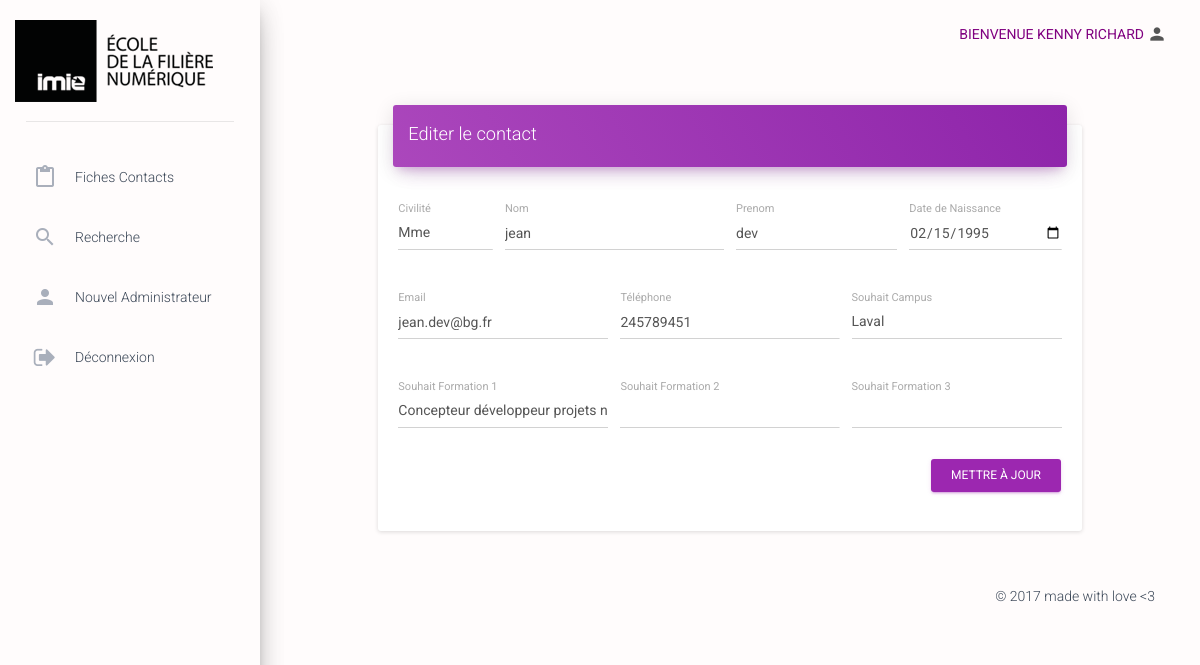
The page /admin/dashboard.php?action=formEditContact&id=5 (signed in) on the database its author committed.
### tables this page shows
CREATE TABLE IF NOT EXISTS `fiche_contact` (
  `id` int(11) NOT NULL,
  `civilite` int(2) NOT NULL,
  `nom` varchar(25) NOT NULL,
  `prenom` varchar(25) NOT NULL,
  `date_naissance` date NOT NULL,
  `tel` int(11) NOT NULL,
  `email` varchar(50) NOT NULL,
  `formation` varchar(25) DEFAULT NULL,
  `diplome_obtenu` varchar(25) NOT NULL,
  `etab_origine` varchar(25) NOT NULL,
  `info_imie` varchar(25) DEFAULT NULL,
  `disponibilite` varchar(50) NOT NULL,
  `date_formulaire` date NOT NULL,
  `id_campus_imie` int(11) NOT NULL,
  `id_statut` int(11) DEFAULT NULL,
  `id_formation` int(11) NOT NULL,
  `id_formation_1` int(11) DEFAULT NULL,
  `id_formation_2` int(11) DEFAULT NULL
);

CREATE TABLE IF NOT EXISTS `campus_imie` (
  `id` int(11) NOT NULL,
  `nom` varchar(25) DEFAULT NULL,
  `code_campus` varchar(25) DEFAULT NULL
);

CREATE TABLE IF NOT EXISTS `formation` (
  `id` int(11) NOT NULL,
  `nom` varchar(100) DEFAULT NULL,
  `code_formation` varchar(25) DEFAULT NULL
);

### models/repositories/ContactRepository.php (called while the page is built, shortened)
<?php
  class ContactRepository
  {
 public function getOneById($pdo, $id) {
    $resultat = $pdo->query('SELECT f.id, f.civilite, f.nom, f.prenom, f.date_naissance, f.id_formation, f.id_formation_1, f.id_formation_2, f.id_campus_imie, f.email, f.tel, c.nom AS cnom, fo1.nom AS fonom, fo2.nom as fo2nom, fo3.nom as fo3nom FROM fiche_contact f INNER JOIN campus_imie c ON f.id_campus_imie = c.id LEFT JOIN formation fo1 ON f.id_formation = fo1.id LEFT JOIN formation fo2 ON f.id_formation_1 = fo2.id LEFT JOIN formation fo3 ON f.id_formation_2 = fo3.id WHERE f.id = '.$id);
    $resultat->setFetchMode(PDO::FETCH_OBJ);
    $obj = $resultat->fetch();
    $campus = new Campus();
    $campus->setId($obj->id_campus_imie);
    $campus->setNom($obj->cnom);
    $formation1 = new Formation();
    $formation1->setId($obj->id_formation);
    $formation1->setNom($obj->fonom);
    $formation2 = new Formation();
    $formation2->setId($obj->id_formation_1);
    $formation2->setNom($obj->fo2nom);
    $formation3 = new Formation();
    $formation3->setId($obj->id_formation_2);
    $formation3->setNom($obj->fo3nom);
    $contact = new FicheContact();
    $contact->setId($obj->id);
    $contact->setCivilite($obj->civilite);
    $contact->setNom($obj->nom);
    $contact->setPrenom($obj->prenom);
    $contact->setDateNaissance($obj->date_naissance);
    $contact->setSouhait1($formation1);
    $contact->setSouhait2($formation2);
    $contact->setSouhait3($formation3);
    $contact->setSite($campus);
    $contact->setEmail($obj->email);
    $contact->setTel($obj->tel);
    return $contact;
  }
}

### models/entities/fichecontact.php (called while the page is built, shortened)
<?php
class FicheContact {
		protected $civilite;
		protected $nom;
		protected $prenom;
		protected $dateNaissance;
		protected $tel;
		protected $email;
		protected $site;
		protected $souhait1;
		protected $souhait2;
		public function getCivilite() {
			return $this->civilite;
		}
		public function setCivilite($civilite) {
			$this->civilite = $civilite;
		}
		public function getNom() {
			return $this->nom;
		}
		public function setNom($nom) {
			$this->nom = $nom;
		}
		public function getPrenom() {
			return $this->prenom;
		}
		public function setPrenom($prenom) {
			$this->prenom = $prenom;
		}
		public function getDateNaissance() {
			return $this->dateNaissance;
		}
		public function setDateNaissance($dateNaissance) {
			$this->dateNaissance = $dateNaissance;
		}
		public function getTel() {
			return $this->tel;
		}
		public function setTel($tel) {
			$this->tel = $tel;
		}
		public function getEmail() {
			return $this->email;
		}
		public function setEmail($email) {
			$this->email = $email;
		}
		public function getSite() {
			return $this->site;
		}
		public function setSite($site) {
			$this->site = $site;
		}
		public function getSouhait1() {
			return $this->souhait1;
		}
		public function setSouhait1($souhait1) {
			$this->souhait1 = $souhait1;
		}
		public function getSouhait2() {
			return $this->souhait2;
		}
		public function setSouhait2($souhait2) {
			$this->souhait2 = $souhait2;
		}
	}

### models/entities/campusimie.php (called while the page is built)
<?php
class Campus {
	protected $id;
	protected $nom;
	public function getId() {
		return $this->id;
	}
	public function setId($id) {
		$this->id = $id;
	}
	public function getNom() {
		return $this->nom;
	}
	public function setNom($nom) {
		$this->nom = $nom;
	}
}

### models/entities/formation.php (called while the page is built)
<?php
class Formation {
	protected $id;
	protected $nom;
	public function getId() {
		return $this->id;
	}
	public function setId($id) {
		$this->id = $id;
	}
	public function getNom() {
		return $this->nom;
	}
	public function setNom($nom) {
		$this->nom = $nom;
	}
}

### models/repositories/FormationRepository.php (called while the page is built)
<?php
  class FormationRepository
  {
    public function getAll($pdo){
      $req = $pdo->query("SELECT id, nom FROM formation ORDER BY nom");
      $req->setFetchMode(PDO::FETCH_OBJ);
      $listFormation = array();
      while ($obj = $req->fetch()){
        $formation = new Formation();
        $formation->setId($obj->id);
        $formation->setNom($obj->nom);
        $listFormation[] = $formation;
      }
      return $listFormation;
    }
  }

### admin/views/formEditContact.php (the view, shortened to what this page needs)
<div class="content">
    <div class="container-fluid">
        <div class="row">
        <div class= "col-md-1"></div>
            <div class="col-md-10">
                <div class="card">
                    <div class="card-header" data-background-color="purple">
                        <h4 class="title">Editer le contact</h4>
                    </div>
                    <div class="card-content">
                        <form action="./dashboard.php" method="POST">
                            <div class="row">
                                <div class="col-md-2">
			<div class="form-group label-floating">
				<label class="control-label">Civilité</label>
				<select class="form-control" name="civ">
					<?php if ($contact->getCivilite() == 1){
						echo '<option value="1">Mr</option>';
						echo '<option value="2">Mme</option>';
					}elseif ($contact->getCivilite() == 2){
						echo '<option value="2">Mme</option>';
						} ?>
				</select>
			</div>
                                </div>
                                <div class="col-md-4">
			<div class="form-group label-floating">
				<label class="control-label">Nom</label>
				<input type="text" class="form-control" name="nom" value="<?php echo $contact->getNom() ?>" >
			</div>
                                </div>
                                <div class="col-md-3">
			<div class="form-group label-floating">
				<label class="control-label">Prenom</label>
				<input type="text" class="form-control" name="prenom" value="<?php echo $contact->getPrenom() ?>">
			</div>
                                </div>
                               	<div class="col-md-3">
			<div class="form-group label-floating">
				<label class="control-label">Date de Naissance</label>
				<input type="date" class="form-control" name="dateNaissance" value="<?php echo $contact->getDateNaissance() ?>">
			</div>
                                </div>
                            </div>
                            <div class="row">
                                <div class="col-md-4">
			<div class="form-group label-floating">
				<label class="control-label">Email</label>
				<input type="email" class="form-control" name="email" value="<?php echo $contact->getEmail() ?>">
			</div>
                                </div>
                                <div class="col-md-4">
			<div class="form-group label-floating">
				<label class="control-label">Téléphone</label>
				<input type="text" class="form-control" name="tel" value="<?php echo $contact->getTel() ?>">
			</div>
                                </div>
                               <div class="col-md-4">
			<div class="form-group label-floating">
				<label class="control-label">Souhait Campus</label>
				<select class="form-control" name="campus" >
				<option value=<?php echo $contact->getSite()->getId()?>><?php echo $contact->getSite()->getNom() ?></option>
				</select>
			</div>
                                </div>
                            </div>
                            <div class="row">
                               <div class="col-md-4">
			<div class="form-group label-floating">
				<label class="control-label">Souhait Formation 1</label>
				<select class="form-control" name="formation1" >
				<option value=<?php echo $contact->getSouhait1()->getid()?>><?php echo $contact->getSouhait1()->getNom() ?></option>
				</select>
			</div>
                                </div>
                                <div class="col-md-4">
			<div class="form-group label-floating">
				<label class="control-label">Souhait Formation 2</label>
				<select class="form-control" name="formation2" >
				<option value=<?php echo $contact->getSouhait2()->getid()?>><?php echo $contact->getSouhait2()->getNom() ?></option>
				<?php foreach ($listFormation as $formation) { ?>
				        <option value=<?php echo $formation->getId()?>>
						</option>
				<?php } ?>
				</select>
			</div>
                                </div>
                                <div class="col-md-4">
			<div class="form-group label-floating">
				<label class="control-label">Souhait Formation 3</label>
				<select class="form-control" name="formation3" >
				<option value=<?php echo $contact->getSouhait2()->getid()?>><?php echo $contact->getSouhait3()->getNom() ?></option>
				<?php foreach ($listFormation as $formation) { ?>
				        <option value=<?php echo $formation->getId()?>>
						</option>
				<?php } ?>
				</select>
			</div>
                                </div>
                            </div>
                            <button type="submit" class="btn btn-primary pull-right">Mettre à jour</button>
                            <div class="clearfix"></div>
                        </form>
                    </div>
                </div>
            </div>

### rows shown on the page
fiche_contact: civ "Mme", nom "jean", prenom "dev", dateNaissance "02/15/1995", email "jean.dev@bg.fr", tel "245789451", campus "Laval", formation1 "Concepteur développeur projets numériques"

### other values the page prints
$_SESSION['prenom'] "KENNY"
$_SESSION['nom'] "RICHARD"
